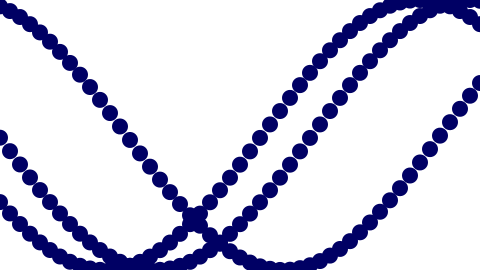
Frame 1 (no input)
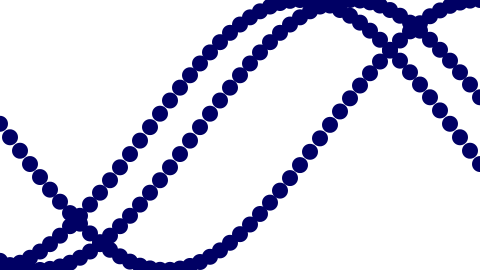
Frame 60 (the mouse pressed at the canvas centre just before this capture)
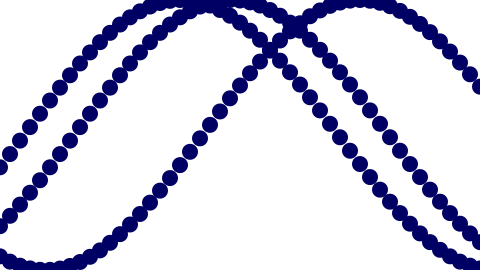
Frame 120 (the mouse held since frame 60 and released just before this capture)

The Processing sketch that drew these frames (run headless with seeded random() and noise(); from frame 60 on, the mouse is pressed at the canvas centre):

// Processing sketch: example_13_07_wave
// ── example_13_07_wave.pde
// Learning Processing
// Daniel Shiffman
// http://www.learningprocessing.com

// Example 13-7: Wave

// Starting angle
float theta = 0.0;
Wave wave, wave2, wave3;

void setup() {
  size(480, 270);
  wave = new Wave(theta);
  wave2 = new Wave(0.5);
  wave3 = new Wave(5);
}

void draw() {
  background(255);
  wave.move();
  wave.display();
  wave2.move();
  wave2.display();
  wave3.move();
  wave3.display();
}

// ── Wave.pde
class Wave {
  
  float theta;
  
  Wave(float thetatemp) {
      
      theta = thetatemp;
    
  }
  
  void move() {
        // Increment theta (try different values for "angular velocity " here)
      theta += 0.02;
      color c = color(0,0,100);
      noStroke();
      fill(c);
      
  }

  void display() {
        float angle = theta;
        // A for loop is used to draw all the points along a sine wave (scaled to the pixel dimension of the window).
        for (int x = 0; x <= width; x += 10) {
            // Calculate y value based off of sine function
            float y = map(sin(angle), -1, 1, 0, height);
            // Draw an ellipse
            ellipse(x, y, 16, 16);
            // Increment angle
            angle += 0.1;
      }
  }
}
